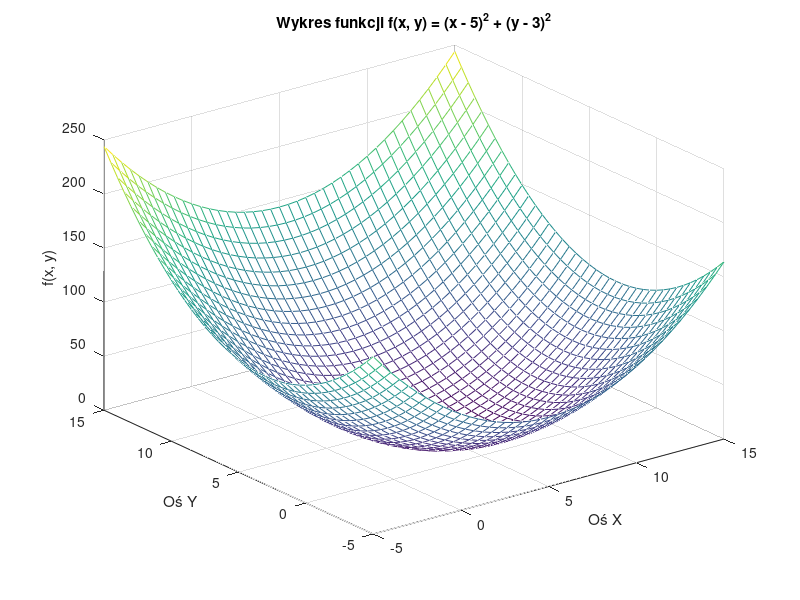
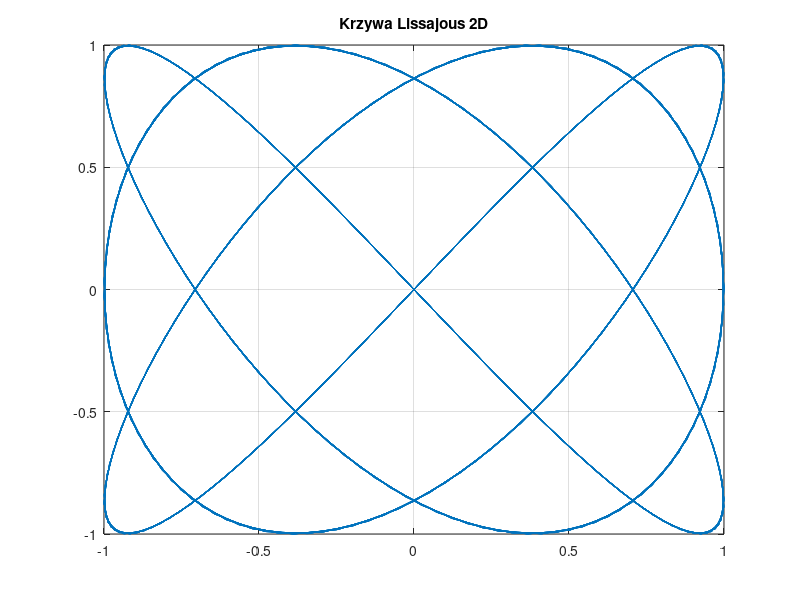
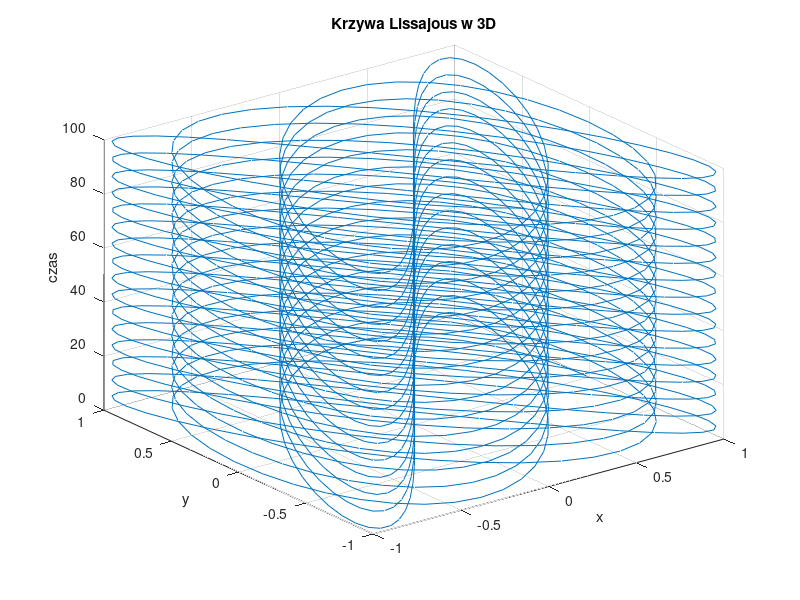

The MATLAB script that drew these images, in order:
clear variables
clc
close all

x = -5:0.5:15;
y = -5:0.5:15;
[X, Y] = meshgrid(x, y);

Z = (X - 5).^2 + (Y - 3).^2;
figure;
mesh(X, Y, Z);

title('Wykres funkcji f(x, y) = (x - 5)^2 + (y - 3)^2');
xlabel('Oś X');
ylabel('Oś Y');
zlabel('f(x, y)');
grid on;
%%
clear variables
clc
close all

t = 0:0.05:100; 


A = 1; B = 1;
a = 3; b = 4; 
delta = pi/2;

x = A * sin(a * t + delta);
y = B * sin(b * t);
z = t; 

figure;
plot(x, y); 
title('Krzywa Lissajous 2D');
grid on;

figure;
plot3(x, y, z);
title('Krzywa Lissajous w 3D');
xlabel('x'); ylabel('y'); zlabel('czas');
grid on;